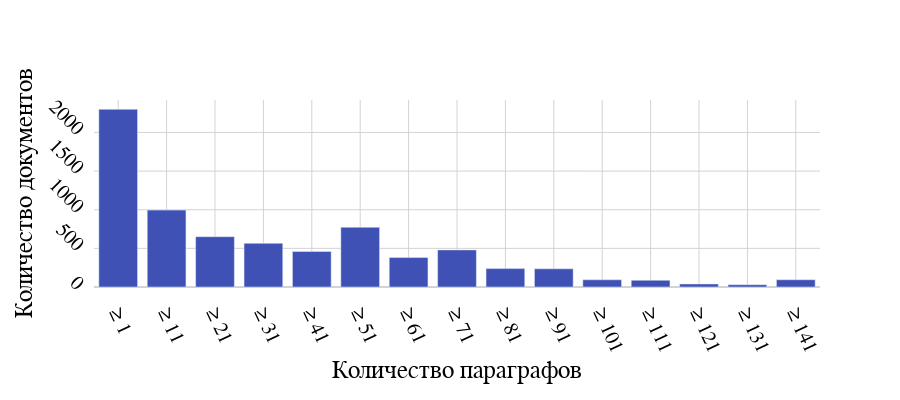

Source (notebook cell):
### Code cell
bars, min_, step = make_hist3([stat['paragraphs'] for stat in unique_stats], *H2)

fig = go.Figure()

fig.add_bar(
    x=[*[f'≥ {(i * step) + 1}' for i in range(len(bars) - 1)], f'≥ {(len(bars) - 1) * step + 1}'], y=bars,
    showlegend=False)

fig.update_layout(
    **LAYOUT,
    colorway=[COLORS_D[4]])

axis = AXIS.copy()
axis['tickangle'] = 65
fig.update_xaxes(
    title=dict(
        font=dict(family='Times New Roman', size=25, color='black'),
        text='Количество параграфов'), 
    **axis)

fig.update_yaxes(
    title=dict(
        font=dict(family='Times New Roman', size=25, color='black'),
        text='Количество документов'), 
    **AXIS)

fig

### Figure 1 — Plotly figure (JSON) as saved in the notebook; plotly's stock layout.template omitted (floating-point values rounded to 4 significant figures)
{"data": [{"showlegend": false, "type": "bar", "x": ["≥ 1", "≥ 11", "≥ 21", "≥ 31", "≥ 41", "≥ 51", "≥ 61", "≥ 71", "≥ 81", "≥ 91", "≥ 101", "≥ 111", "≥ 121", "≥ 131", "≥ 141"], "y": [2299, 995, 651, 565, 459, 773, 381, 480, 238, 235, 93, 87, 39, 30, 94]}], "layout": {"colorway": ["rgba(63, 81, 181, 1.0)"], "font": {"color": "black", "family": "Times New Roman", "size": 20}, "height": 400, "margin": {"pad": 10}, "plot_bgcolor": "rgba(0, 0, 0, 0)", "width": 900, "xaxis": {"gridcolor": "lightgrey", "showgrid": true, "tickangle": 65, "tickformat": "000", "ticklen": 10, "title": {"font": {"color": "black", "family": "Times New Roman", "size": 25}, "text": "Количество параграфов"}, "zerolinecolor": "lightgrey"}, "yaxis": {"gridcolor": "lightgrey", "showgrid": true, "tickangle": 45, "tickformat": "000", "ticklen": 10, "title": {"font": {"color": "black", "family": "Times New Roman", "size": 25}, "text": "Количество документов"}, "zerolinecolor": "lightgrey"}}}
